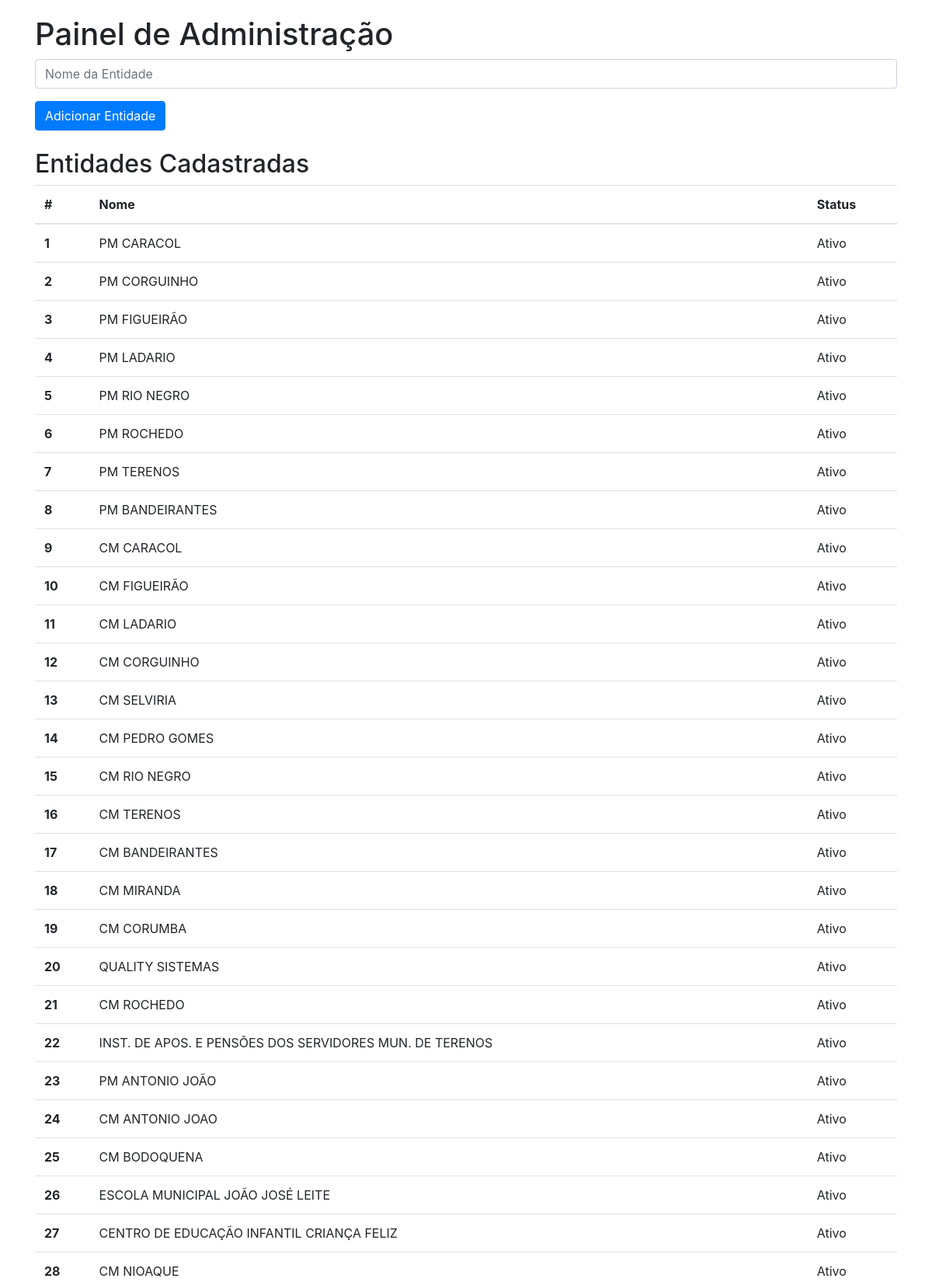
The page /admin (upper part) on the database its author committed.
### models.py (models this page shows)
class Entidade(db.Model):
    __tablename__ = 'entidades'
    id = db.Column(db.Integer, primary_key=True)
    nome = db.Column(db.String(100), nullable=False)
    usuario = db.Column(db.String(100))
    data = db.Column(db.DateTime)
    acesso = db.Column(db.String(100))
    tipo = db.Column(db.String(100))
    ativo = db.Column(db.Boolean, default=True)

### app.py (the view, shortened to what this page needs)
@app.route('/admin', methods=['GET', 'POST'])
def admin():
    entidades = Entidade.query.all()
    return render_template('admin.html', entidades=entidades)

### templates/admin.html (shortened to what this page needs)
<!DOCTYPE html>
<html lang="pt-br">
<head>
    <link rel="stylesheet" href="{{ url_for('static', filename='css/styles.css') }}">
    <link rel="stylesheet" href="https://stackpath.bootstrapcdn.com/bootstrap/4.5.2/css/bootstrap.min.css">
</head>
<body>
    <div id="toast-container" class="toast-container position-fixed bottom-0 end-0 p-3">
    </div>
    <div class="container">
        <h1>Painel de Administração</h1>
        <form method="POST" action="{{ url_for('admin') }}" class="mb-4">
            <div class="form-group">
                <input type="text" name="nome" class="form-control" placeholder="Nome da Entidade" required>
            </div>
            <button type="submit" class="btn btn-primary">Adicionar Entidade</button>
        </form>
        <h2>Entidades Cadastradas</h2>
        <table class="table">
            <thead>
                <tr>
                    <th scope="col">#</th>
                    <th scope="col">Nome</th>
                    <th scope="col">Status</th>
                </tr>
            </thead>
            <tbody>
                {% for entidade in entidades %}
                    <tr>
                        <th scope="row">{{ loop.index }}</th>
                        <td>{{ entidade.nome }}</td>
                        <td>{% if entidade.ativo %}Ativo{% else %}Inativo{% endif %}</td>
                    </tr>
                {% endfor %}
            </tbody>
        </table>
    </div>
</body>
</html>

### static/css/styles.css (style rules this page uses)
.container { margin-top: 20px; }

### rows shown on the page
Entidade: nome "PM CARACOL", ativo "Ativo"
Entidade: nome "PM CORGUINHO", ativo "Ativo"
Entidade: nome "PM FIGUEIRÃO", ativo "Ativo"
Entidade: nome "PM LADARIO", ativo "Ativo"
Entidade: nome "PM RIO NEGRO", ativo "Ativo"
Entidade: nome "PM ROCHEDO", ativo "Ativo"
Entidade: nome "PM TERENOS", ativo "Ativo"
Entidade: nome "PM BANDEIRANTES", ativo "Ativo"
Entidade: nome "CM CARACOL", ativo "Ativo"
Entidade: nome "CM FIGUEIRÃO", ativo "Ativo"
Entidade: nome "CM LADARIO", ativo "Ativo"
Entidade: nome "CM CORGUINHO", ativo "Ativo"
Entidade: nome "CM SELVIRIA", ativo "Ativo"
Entidade: nome "CM PEDRO GOMES", ativo "Ativo"
Entidade: nome "CM RIO NEGRO", ativo "Ativo"
Entidade: nome "CM TERENOS", ativo "Ativo"
Entidade: nome "CM BANDEIRANTES", ativo "Ativo"
Entidade: nome "CM MIRANDA", ativo "Ativo"
Entidade: nome "CM CORUMBA", ativo "Ativo"
Entidade: nome "QUALITY SISTEMAS", ativo "Ativo"
Entidade: nome "CM ROCHEDO", ativo "Ativo"
Entidade: nome "INST. DE APOS. E PENSÕES DOS SERVIDORES MUN. DE TERENOS", ativo "Ativo"
Entidade: nome "PM ANTONIO JOÃO", ativo "Ativo"
Entidade: nome "CM ANTONIO JOAO", ativo "Ativo"
Entidade: nome "CM BODOQUENA", ativo "Ativo"
Entidade: nome "ESCOLA MUNICIPAL JOÃO JOSÉ LEITE", ativo "Ativo"
Entidade: nome "CENTRO DE EDUCAÇÃO INFANTIL CRIANÇA FELIZ", ativo "Ativo"
Entidade: nome "CM NIOAQUE", ativo "Ativo"
